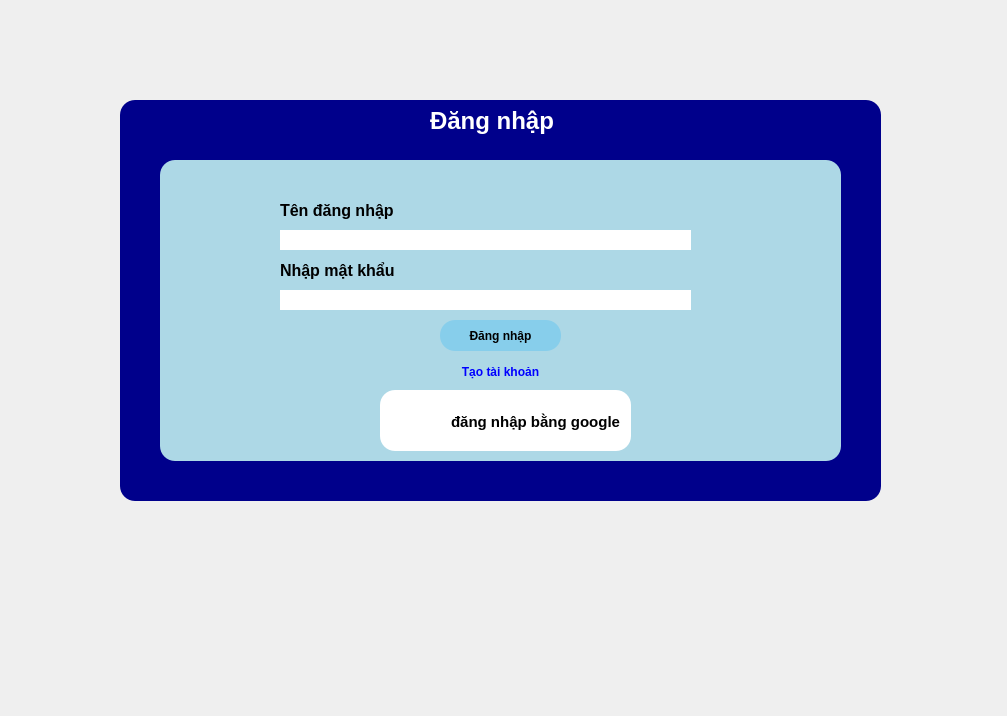
<?xml version="1.0" encoding="UTF-8"?>
<ui version="4.0">
 <class>MainWindow</class>
 <widget class="QMainWindow" name="MainWindow">
  <property name="geometry">
   <rect>
    <x>0</x>
    <y>0</y>
    <width>1007</width>
    <height>716</height>
   </rect>
  </property>
  <property name="windowTitle">
   <string>MainWindow</string>
  </property>
  <widget class="QWidget" name="centralwidget">
   <widget class="QWidget" name="widget" native="true">
    <property name="geometry">
     <rect>
      <x>0</x>
      <y>0</y>
      <width>121</width>
      <height>571</height>
     </rect>
    </property>
   </widget>
   <widget class="QWidget" name="widget_2" native="true">
    <property name="geometry">
     <rect>
      <x>880</x>
      <y>0</y>
      <width>121</width>
      <height>571</height>
     </rect>
    </property>
   </widget>
   <widget class="QWidget" name="widget_3" native="true">
    <property name="geometry">
     <rect>
      <x>120</x>
      <y>0</y>
      <width>761</width>
      <height>80</height>
     </rect>
    </property>
   </widget>
   <widget class="QWidget" name="widget_4" native="true">
    <property name="geometry">
     <rect>
      <x>120</x>
      <y>480</y>
      <width>761</width>
      <height>80</height>
     </rect>
    </property>
   </widget>
   <widget class="QWidget" name="widget_5" native="true">
    <property name="geometry">
     <rect>
      <x>120</x>
      <y>100</y>
      <width>761</width>
      <height>401</height>
     </rect>
    </property>
    <property name="styleSheet">
     <string notr="true">background-color:darkblue;
border-radius: 15px;</string>
    </property>
    <widget class="QLabel" name="label">
     <property name="geometry">
      <rect>
       <x>310</x>
       <y>0</y>
       <width>131</width>
       <height>41</height>
      </rect>
     </property>
     <property name="font">
      <font>
       <family>Arial</family>
       <pointsize>18</pointsize>
       <weight>75</weight>
       <bold>true</bold>
      </font>
     </property>
     <property name="styleSheet">
      <string notr="true">color:white;</string>
     </property>
     <property name="text">
      <string>Đăng nhập</string>
     </property>
    </widget>
    <widget class="QWidget" name="widget_6" native="true">
     <property name="geometry">
      <rect>
       <x>40</x>
       <y>60</y>
       <width>681</width>
       <height>301</height>
      </rect>
     </property>
     <property name="styleSheet">
      <string notr="true">background-color:lightblue;</string>
     </property>
     <widget class="QLabel" name="label_2">
      <property name="geometry">
       <rect>
        <x>120</x>
        <y>40</y>
        <width>121</width>
        <height>21</height>
       </rect>
      </property>
      <property name="font">
       <font>
        <family>Arial</family>
        <pointsize>12</pointsize>
        <weight>75</weight>
        <bold>true</bold>
       </font>
      </property>
      <property name="text">
       <string>Tên đăng nhập</string>
      </property>
     </widget>
     <widget class="QLabel" name="label_3">
      <property name="geometry">
       <rect>
        <x>120</x>
        <y>100</y>
        <width>121</width>
        <height>21</height>
       </rect>
      </property>
      <property name="font">
       <font>
        <family>Arial</family>
        <pointsize>12</pointsize>
        <weight>75</weight>
        <bold>true</bold>
       </font>
      </property>
      <property name="text">
       <string>Nhập mật khẩu</string>
      </property>
     </widget>
     <widget class="QLineEdit" name="tk">
      <property name="geometry">
       <rect>
        <x>120</x>
        <y>70</y>
        <width>411</width>
        <height>20</height>
       </rect>
      </property>
      <property name="styleSheet">
       <string notr="true">background-color:white</string>
      </property>
     </widget>
     <widget class="QLineEdit" name="mk">
      <property name="geometry">
       <rect>
        <x>120</x>
        <y>130</y>
        <width>411</width>
        <height>20</height>
       </rect>
      </property>
      <property name="styleSheet">
       <string notr="true">background-color:white</string>
      </property>
     </widget>
     <widget class="QPushButton" name="dangky">
      <property name="geometry">
       <rect>
        <x>300</x>
        <y>200</y>
        <width>81</width>
        <height>23</height>
       </rect>
      </property>
      <property name="font">
       <font>
        <family>Segoe UI</family>
        <weight>75</weight>
        <bold>true</bold>
       </font>
      </property>
      <property name="styleSheet">
       <string notr="true">color:blue;</string>
      </property>
      <property name="text">
       <string>Tạo tài khoản</string>
      </property>
     </widget>
     <widget class="QPushButton" name="dangnhap">
      <property name="geometry">
       <rect>
        <x>280</x>
        <y>160</y>
        <width>121</width>
        <height>31</height>
       </rect>
      </property>
      <property name="font">
       <font>
        <family>Arial</family>
        <weight>75</weight>
        <bold>true</bold>
       </font>
      </property>
      <property name="styleSheet">
       <string notr="true">background-color:skyblue;
border-radius: 15px;</string>
      </property>
      <property name="text">
       <string>Đăng nhập</string>
      </property>
     </widget>
     <widget class="QWidget" name="widget_7" native="true">
      <property name="geometry">
       <rect>
        <x>220</x>
        <y>230</y>
        <width>251</width>
        <height>61</height>
       </rect>
      </property>
      <property name="styleSheet">
       <string notr="true">background-color:white;</string>
      </property>
      <widget class="QLabel" name="label_5">
       <property name="geometry">
        <rect>
         <x>20</x>
         <y>10</y>
         <width>41</width>
         <height>41</height>
        </rect>
       </property>
       <property name="text">
        <string/>
       </property>
       <property name="pixmap">
        <pixmap>IMAGE/image.png</pixmap>
       </property>
       <property name="scaledContents">
        <bool>true</bool>
       </property>
      </widget>
      <widget class="QPushButton" name="pushButton_5">
       <property name="geometry">
        <rect>
         <x>70</x>
         <y>20</y>
         <width>171</width>
         <height>23</height>
        </rect>
       </property>
       <property name="font">
        <font>
         <family>Segoe UI</family>
         <pointsize>11</pointsize>
         <weight>75</weight>
         <bold>true</bold>
        </font>
       </property>
       <property name="text">
        <string>đăng nhập bằng google</string>
       </property>
      </widget>
     </widget>
    </widget>
   </widget>
  </widget>
 </widget>
 <resources/>
 <connections/>
</ui>
